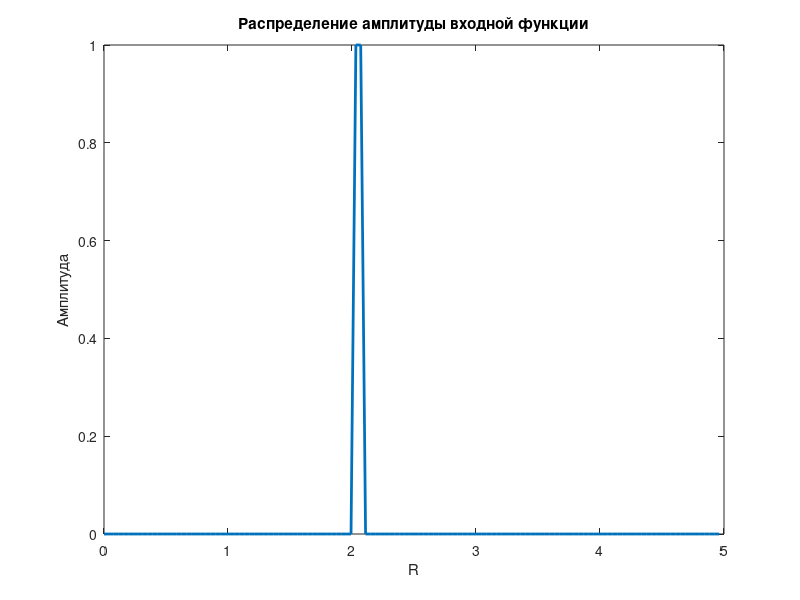
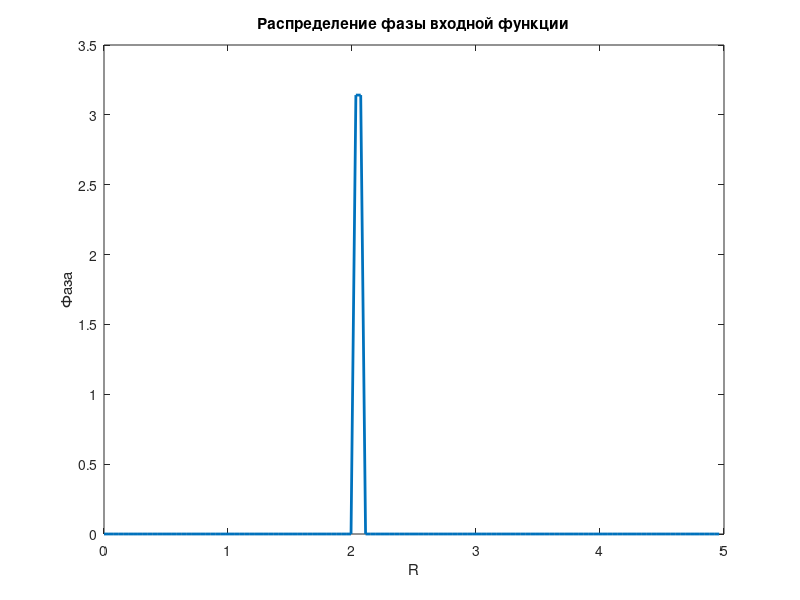
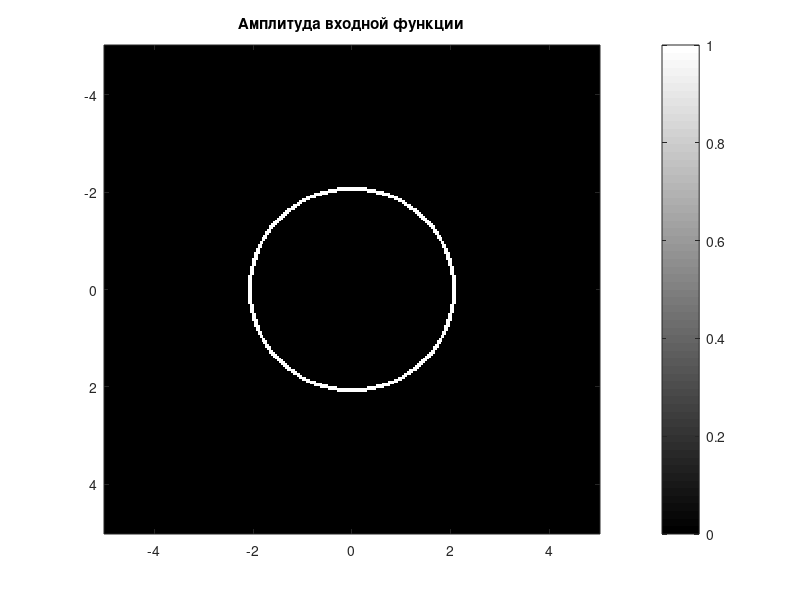
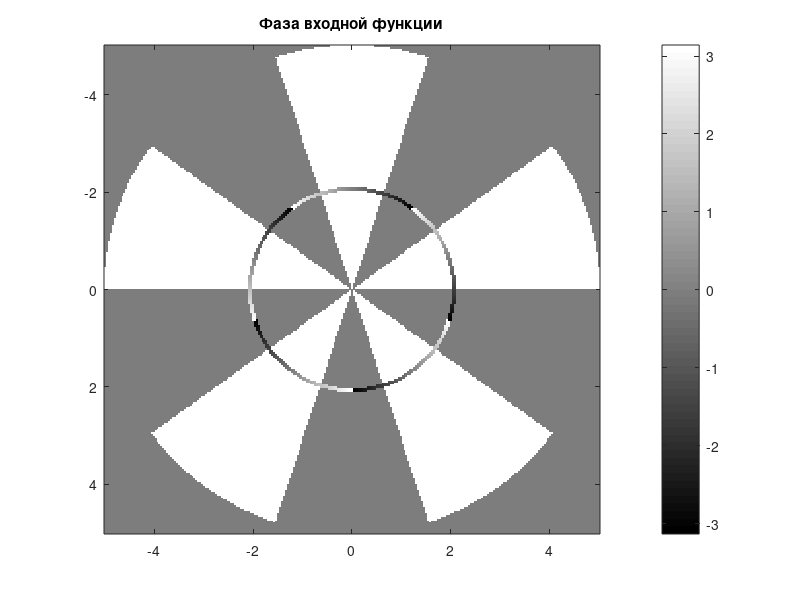

Reproduce these figures in MATLAB, in order.
% Стартовая инициализация переменных
m = 5;
R = 5;
n = 128;
h_r = R/n;
r = 0:h_r:(R-h_r/2);
N = 2*n-1;
M = 2048;


% Получаем значение функции circ
function result = circ(r)
  if r <= 1
    result = 1;
  else
    result = 0;
  end
endfunction


% Функция для построения одномерных графиков
function plot1d(range, fv, title_abs, title_arg, xlabel_s)
  figure;
  plot(range, abs(fv), "linewidth", 2);
  title(title_abs);
  xlabel(xlabel_s);
  ylabel("Амплитуда");

  figure;
  plot(range, angle(fv), "linewidth", 2);
  xlabel(xlabel_s);
  ylabel("Фаза");
  title(title_arg);
endfunction


% Функция для построения двумерных графиков
function plot2d(range1, range2, fv, title_abs, title_arg)
  figure();
  imagesc(range1, range2, abs(fv));
  title(title_abs);
  colormap gray;
  colorbar;

  figure();
  imagesc(range1, range2, arg(fv));
  title(title_arg);
  colormap gray;
  colorbar;
endfunction


% Восстанавливаем изображение функции до двумерного
function restored_func = restore_func(func, n, m, N)
  restored_func = zeros(N);

  for j = 1:N
    for k = 1:N
      alpha = round(sqrt((j-n)^2 + (k-n)^2)) + 1;
      if alpha <= n
        restored_func(j, k) = func(alpha) * exp(1i*m*atan2(k-n, j-n));
      endif
    endfor
  endfor
endfunction


% Численная реализация преобразования Ханкеля
function hankel_result = hankel(func, r, h_r, n, m)
    hankel_result = zeros(1, n);
    for i = 1:n
        hankel_result(i) = sum(func.*besselj(m, 2.*pi.*r.*r(i)).*r.*h_r);
    endfor
    hankel_result = hankel_result.* ((2.*pi)./(1i^m));
endfunction


% Одномерное преобразование Фурье
function F = fourier_bpf(fv, m, n, h_r)
  F = zeros(1, m);

  start_idx = floor((m - n) / 2) + 1;
  end_idx = start_idx + n - 1;
  F(start_idx:end_idx) = fv;
  F = fftshift(F);
  F = fft(F) * h_r;
  F = fftshift(F);

  F = F(length(F) / 2 - n / 2 + 1: length(F) / 2 + n / 2);
endfunction


% Двумерное преобразование Фурье
function F_bpf_2d = fourier_bpf_2d(F_bpf_2d, h_r, N, M)
    for i = 1:N
        F_bpf_2d(i, :) = fourier_bpf(F_bpf_2d(i, :), M, N, h_r);
    endfor
    for i = 1:N
        F_bpf_2d(:, i) = fourier_bpf(F_bpf_2d(:, i), M, N, h_r);
    endfor
endfunction



% Ззначение функции по варианту
result = arrayfun(@circ, r./2) - arrayfun(@circ, 0.95.*r./2);

% Графики входной функции
plot1d(r, result, "Распределение амплитуды входной функции", "Распределение фазы входной функции", "R");

% восстанавливаем изображение входной функции до двумерного
restored_func = restore_func(result, n, m, N);

% Двумерный график восстановленного изображения входной функции
plot2d([-R, R], [-R, R], restored_func, "Амплитуда входной функции", "Фаза входной функции")

% делаем преобразование Ханкеля и замеряем время
tic
hankel_result = hankel(result, r, h_r, n, m);
toc

% строим графики входной функции после преобразования Ханкеля
plot1d(r, hankel_result, "Амплитуда после преобразования Ханкеля", "Фаза после преобразования Ханкеля", "R");

% восстанавливаем изображение входной функции после преобразования Ханкеля
restored_hankel = restore_func(hankel_result, n, m, N);

% строим двумерный график восстановленного изображения входной функции после преобразова-ния Ханкеля
plot2d([-R, R], [-R, R], restored_hankel, "Амплитуда входной функции после преобразования Ханкеля", "Фаза  входной функции после преобразования Ханкеля");

% делаем преобразование Фурье и замеряем время
tic
fourier_result = fourier_bpf_2d(restored_func, h_r, N, M);
toc

% строим двумерный график восстановленного изображения входной функции после преобразова-ния Фурье
plot2d([-R, R], [-R, R], fourier_result, "Амплитуда двумерного БПФ для восстановленной функции", "Фаза двумерного БПФ для восстановленной функции");

